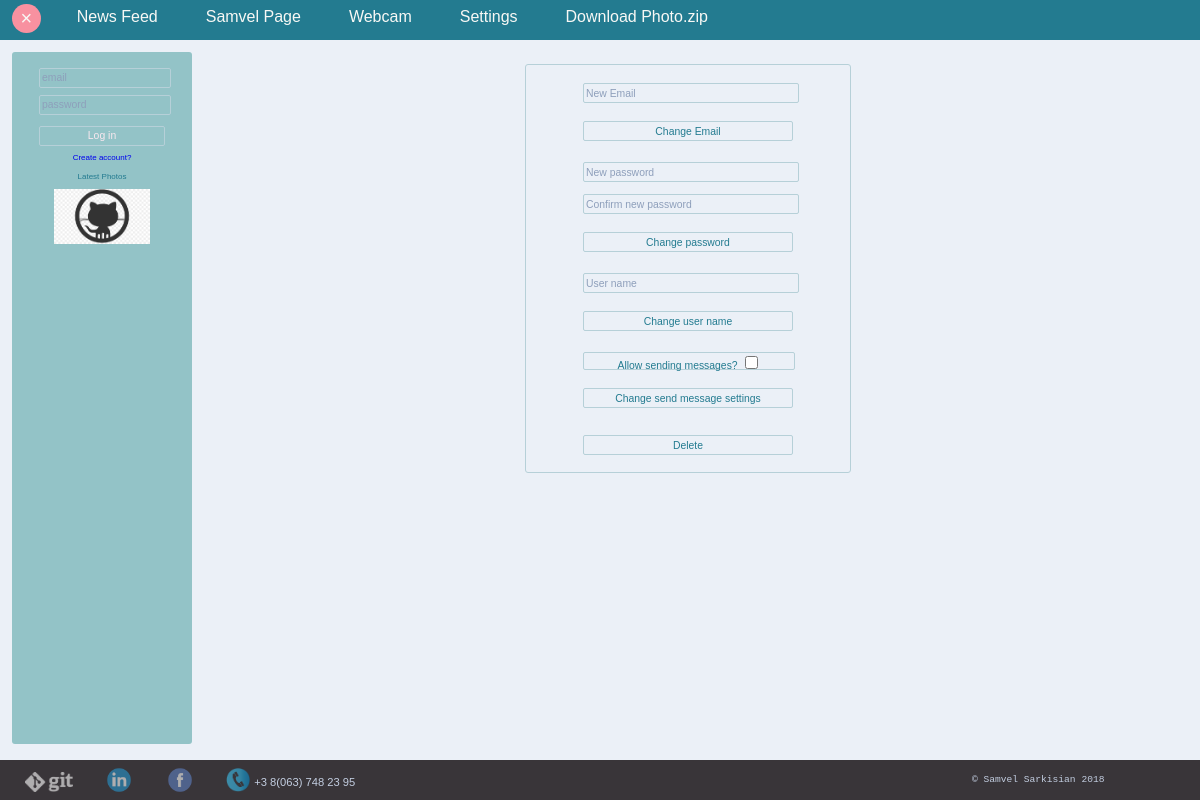
The app's page /settings.php (signed in) with its own data.
### tables this page shows
CREATE TABLE IF NOT EXISTS `user` (
    id INT NOT NULL AUTO_INCREMENT,
    name VARCHAR(250),
    password VARCHAR(1000),
    email VARCHAR(250),
    login_status ENUM('0', '1') DEFAULT '0',
    send_mail INT(1) DEFAULT 1,
    date_log DATETIME DEFAULT CURRENT_TIMESTAMP,
    PRIMARY KEY (id)
   );

CREATE TABLE IF NOT EXISTS `image` (
    id INT NOT NULL AUTO_INCREMENT,
    user_id INT(10),
    value VARCHAR(250),  
    grayscale INT(3),
    brightness INT(3),
    contrast INT(3),
    sepia INT(3),
    invert INT(3),
    hue_rotate INT(3),
    opacity INT(3),
    filter VARCHAR(250),
    description VARCHAR(250),
    date_log DATETIME DEFAULT CURRENT_TIMESTAMP,
    PRIMARY KEY (id),
    FOREIGN KEY (user_id) REFERENCES user(id)
   );

### print.php (called while the page is built, shortened)
<?php
	function get_cookie($name)
	{
		if(isset($_COOKIE[$name])) {
			return ($_COOKIE[$name]);
		}
		return (-1);
	}
?>

### cookie.php (called while the page is built, shortened)
<?php
	function	get_user_id() {
		include_once 'print.php';
		return (get_cookie('user_id'));
	}
	function	get_user_name() {
		include 'config/database.php';
		if (get_user_id() > 0) {
			$sql = "SELECT id, name FROM user WHERE id = ".get_user_id();
			$res = $con->query($sql);
			$row = $res->fetch(PDO::FETCH_ASSOC);
			$name = $row['name'];
			return ($name);
		}
		return 'Guest';
	}
?>

### top_photo.php (the view)
<?php
	function	get_top_photo($page) {
		include "config/database.php";
		if ($page == 1) {
			$sql = "SELECT t1.image_id, t1.avr, t2.value, t2.grayscale, t2.brightness, t2.contrast, t2.sepia, t2.invert, t2.hue_rotate, t2.opacity
					FROM (SELECT image_id, AVG(value) avr FROM rating GROUP BY image_id) t1
					INNER JOIN image t2 ON t1.image_id = t2.id
					ORDER BY t1.avr DESC, t2.date_log DESC  LIMIT 5";
		}
		else if ($page == 2) {
			$sql = "SELECT value, grayscale, brightness, contrast, sepia, invert, hue_rotate, opacity
					FROM image
					WHERE user_id = ".get_user_id()."
					ORDER BY date_log DESC  LIMIT 5";
		}
		$res = $con->query($sql);
		while ($row = $res->fetch(PDO::FETCH_ASSOC)) {
			$value = 'img/f_' . $row['value'];
			$grayscale = $row['grayscale'];
			$brightness = $row['brightness'];
			$contrast = $row['contrast'];
			$sepia = $row['sepia'];
			$invert = $row['invert'] * 100;
			$hue_rotate = $row['hue_rotate'];
			$opacity = (100 - $row['opacity']) / 100;
			$style = 'style=" width: 12vmin; filter:	grayscale('.$grayscale.'%) brightness('.$brightness.'%) contrast('.$contrast.'%) sepia('.$sepia.'%) invert('.$invert.'%) hue-rotate('.$hue_rotate.'deg) opacity('.$opacity.');"';
			echo '<img class="image" '.$style.' src="'.$value.'?i='.date_format(date_create(), 'YmdHisu').'"><br>';
		}
	}
?>

### navbar_login.php
<div class="bar-element" onclick="location.href='upload.php'"><div class="text"><?php echo get_user_name(); ?> Page</div></div>
<div class="bar-element" onclick="location.href='video.php'"><div class="text">Webcam</div></div>
<div class="bar-element" onclick="location.href='settings.php'"><div class="text">Settings</div></div>
<div class="bar-element" onclick="location.href='download_zip.php'"><div class="text">Download Photo.zip</div></div>

### css/structure.css (style rules this page uses)
html, body { background-color: #ebf0f7; height: 100%; margin: 0 0; padding: 0 0; font-family: Arial; }

### css/navbar.css (style rules this page uses)
.bar-element { position: relative; float: left; height: 100%; margin: 0 1%; padding: 0 1%; border-radius: 3px; color: #f8f8f5; cursor: pointer; }
.text { font-size: 2vmin; position: relative; top: 20%; cursor: pointer; }

### records on screen
user: name "Samvel"
image: value (picture)
